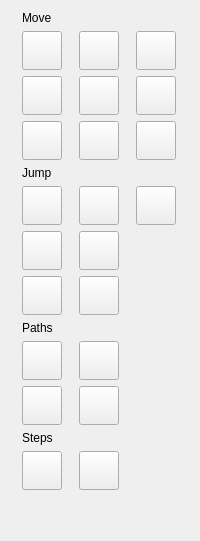
     <widget class="QWidget" name="tabWidgetMove">
      <attribute name="title">
       <string>Move</string>
      </attribute>
      <layout class="QGridLayout" name="gridLayoutMove">
       <item row="12" column="0">
        <widget class="QToolButton" name="toolButton_19">
         <property name="icon">
          <iconset resource="../resources_editor.qrc">
           <normaloff>:/qtgameengine/icons/action.png</normaloff>:/qtgameengine/icons/action.png</iconset>
         </property>
         <property name="iconSize">
          <size>
           <width>32</width>
           <height>32</height>
          </size>
         </property>
        </widget>
       </item>
       <item row="5" column="1">
        <widget class="QToolButton" name="toolButtonReverseVertical">
         <property name="toolTip">
          <string>Reverse Vertical</string>
         </property>
         <property name="icon">
          <iconset resource="../resources_editor.qrc">
           <normaloff>:/qtgameengine/icons/action.png</normaloff>:/qtgameengine/icons/action.png</iconset>
         </property>
         <property name="iconSize">
          <size>
           <width>32</width>
           <height>32</height>
          </size>
         </property>
        </widget>
       </item>
       <item row="5" column="2">
        <widget class="QToolButton" name="toolButtonSetFriction">
         <property name="toolTip">
          <string>Set Friction</string>
         </property>
         <property name="icon">
          <iconset resource="../resources_editor.qrc">
           <normaloff>:/qtgameengine/icons/action.png</normaloff>:/qtgameengine/icons/action.png</iconset>
         </property>
         <property name="iconSize">
          <size>
           <width>32</width>
           <height>32</height>
          </size>
         </property>
        </widget>
       </item>
       <item row="11" column="0">
        <widget class="QToolButton" name="toolButton_17">
         <property name="icon">
          <iconset resource="../resources_editor.qrc">
           <normaloff>:/qtgameengine/icons/action.png</normaloff>:/qtgameengine/icons/action.png</iconset>
         </property>
         <property name="iconSize">
          <size>
           <width>32</width>
           <height>32</height>
          </size>
         </property>
        </widget>
       </item>
       <item row="7" column="1">
        <widget class="QToolButton" name="toolButtonJumpToStart">
         <property name="toolTip">
          <string>Jump To Start</string>
         </property>
         <property name="icon">
          <iconset resource="../resources_editor.qrc">
           <normaloff>:/qtgameengine/icons/action.png</normaloff>:/qtgameengine/icons/action.png</iconset>
         </property>
         <property name="iconSize">
          <size>
           <width>32</width>
           <height>32</height>
          </size>
         </property>
        </widget>
       </item>
       <item row="1" column="2">
        <widget class="ActionDragWidget" name="toolButtonMoveTowards">
         <property name="toolTip">
          <string>Move Towards</string>
         </property>
         <property name="icon">
          <iconset resource="../resources_editor.qrc">
           <normaloff>:/qtgameengine/icons/action-move-towards.png</normaloff>:/qtgameengine/icons/action-move-towards.png</iconset>
         </property>
         <property name="iconSize">
          <size>
           <width>32</width>
           <height>32</height>
          </size>
         </property>
        </widget>
       </item>
       <item row="7" column="2">
        <widget class="QToolButton" name="toolButton_12">
         <property name="icon">
          <iconset resource="../resources_editor.qrc">
           <normaloff>:/qtgameengine/icons/action.png</normaloff>:/qtgameengine/icons/action.png</iconset>
         </property>
         <property name="iconSize">
          <size>
           <width>32</width>
           <height>32</height>
          </size>
         </property>
        </widget>
       </item>
       <item row="12" column="1">
        <widget class="QToolButton" name="toolButton_20">
         <property name="icon">
          <iconset resource="../resources_editor.qrc">
           <normaloff>:/qtgameengine/icons/action.png</normaloff>:/qtgameengine/icons/action.png</iconset>
         </property>
         <property name="iconSize">
          <size>
           <width>32</width>
           <height>32</height>
          </size>
         </property>
        </widget>
       </item>
       <item row="8" column="0">
        <widget class="QToolButton" name="toolButton_13">
         <property name="icon">
          <iconset resource="../resources_editor.qrc">
           <normaloff>:/qtgameengine/icons/action.png</normaloff>:/qtgameengine/icons/action.png</iconset>
         </property>
         <property name="iconSize">
          <size>
           <width>32</width>
           <height>32</height>
          </size>
         </property>
        </widget>
       </item>
       <item row="11" column="1">
        <widget class="QToolButton" name="toolButton_18">
         <property name="icon">
          <iconset resource="../resources_editor.qrc">
           <normaloff>:/qtgameengine/icons/action.png</normaloff>:/qtgameengine/icons/action.png</iconset>
         </property>
         <property name="iconSize">
          <size>
           <width>32</width>
           <height>32</height>
          </size>
         </property>
        </widget>
       </item>
       <item row="4" column="1">
        <widget class="ActionDragWidget" name="toolButtonSpeedVertical">
         <property name="toolTip">
          <string>Speed Vertical</string>
         </property>
         <property name="icon">
          <iconset resource="../resources_editor.qrc">
           <normaloff>:/qtgameengine/icons/action-speed-vertical.png</normaloff>:/qtgameengine/icons/action-speed-vertical.png</iconset>
         </property>
         <property name="iconSize">
          <size>
           <width>32</width>
           <height>32</height>
          </size>
         </property>
        </widget>
       </item>
       <item row="4" column="2">
        <widget class="ActionDragWidget" name="toolButtonSetGravity">
         <property name="toolTip">
          <string>Set Gravity</string>
         </property>
         <property name="icon">
          <iconset resource="../resources_editor.qrc">
           <normaloff>:/qtgameengine/icons/action-set-gravity.png</normaloff>:/qtgameengine/icons/action-set-gravity.png</iconset>
         </property>
         <property name="iconSize">
          <size>
           <width>32</width>
           <height>32</height>
          </size>
         </property>
        </widget>
       </item>
       <item row="9" column="1">
        <widget class="QToolButton" name="toolButton_16">
         <property name="icon">
          <iconset resource="../resources_editor.qrc">
           <normaloff>:/qtgameengine/icons/action.png</normaloff>:/qtgameengine/icons/action.png</iconset>
         </property>
         <property name="iconSize">
          <size>
           <width>32</width>
           <height>32</height>
          </size>
         </property>
        </widget>
       </item>
       <item row="1" column="1">
        <widget class="ActionDragWidget" name="toolButtonMoveFree">
         <property name="toolTip">
          <string>Move Free</string>
         </property>
         <property name="icon">
          <iconset resource="../resources_editor.qrc">
           <normaloff>:/qtgameengine/icons/action-move-free.png</normaloff>:/qtgameengine/icons/action-move-free.png</iconset>
         </property>
         <property name="iconSize">
          <size>
           <width>32</width>
           <height>32</height>
          </size>
         </property>
        </widget>
       </item>
       <item row="6" column="0" colspan="3">
        <widget class="QLabel" name="labelJump">
         <property name="text">
          <string>Jump</string>
         </property>
        </widget>
       </item>
       <item row="5" column="0">
        <widget class="QToolButton" name="toolButtonReverseHorizontal">
         <property name="toolTip">
          <string>Reverse Horizontal</string>
         </property>
         <property name="icon">
          <iconset resource="../resources_editor.qrc">
           <normaloff>:/qtgameengine/icons/action.png</normaloff>:/qtgameengine/icons/action.png</iconset>
         </property>
         <property name="iconSize">
          <size>
           <width>32</width>
           <height>32</height>
          </size>
         </property>
        </widget>
       </item>
       <item row="0" column="0" colspan="3">
        <widget class="QLabel" name="labelMove">
         <property name="text">
          <string>Move</string>
         </property>
        </widget>
       </item>
       <item row="4" column="0">
        <widget class="ActionDragWidget" name="toolButtonSpeedHorizontal">
         <property name="toolTip">
          <string>Speed Horizontal</string>
         </property>
         <property name="icon">
          <iconset resource="../resources_editor.qrc">
           <normaloff>:/qtgameengine/icons/action-speed-horizontal.png</normaloff>:/qtgameengine/icons/action-speed-horizontal.png</iconset>
         </property>
         <property name="iconSize">
          <size>
           <width>32</width>
           <height>32</height>
          </size>
         </property>
        </widget>
       </item>
       <item row="8" column="1">
        <widget class="QToolButton" name="toolButton_14">
         <property name="icon">
          <iconset resource="../resources_editor.qrc">
           <normaloff>:/qtgameengine/icons/action.png</normaloff>:/qtgameengine/icons/action.png</iconset>
         </property>
         <property name="iconSize">
          <size>
           <width>32</width>
           <height>32</height>
          </size>
         </property>
        </widget>
       </item>
       <item row="1" column="0">
        <widget class="ActionDragWidget" name="toolButtonMoveFixed">
         <property name="acceptDrops">
          <bool>true</bool>
         </property>
         <property name="toolTip">
          <string>Move Fixed</string>
         </property>
         <property name="icon">
          <iconset resource="../resources_editor.qrc">
           <normaloff>:/qtgameengine/icons/action-move-fixed.png</normaloff>:/qtgameengine/icons/action-move-fixed.png</iconset>
         </property>
         <property name="iconSize">
          <size>
           <width>32</width>
           <height>32</height>
          </size>
         </property>
        </widget>
       </item>
       <item row="7" column="0">
        <widget class="QToolButton" name="toolButtonJumpToPosition">
         <property name="toolTip">
          <string>Jump To Position</string>
         </property>
         <property name="icon">
          <iconset resource="../resources_editor.qrc">
           <normaloff>:/qtgameengine/icons/action.png</normaloff>:/qtgameengine/icons/action.png</iconset>
         </property>
         <property name="iconSize">
          <size>
           <width>32</width>
           <height>32</height>
          </size>
         </property>
        </widget>
       </item>
       <item row="9" column="0">
        <widget class="QToolButton" name="toolButton_15">
         <property name="icon">
          <iconset resource="../resources_editor.qrc">
           <normaloff>:/qtgameengine/icons/action.png</normaloff>:/qtgameengine/icons/action.png</iconset>
         </property>
         <property name="iconSize">
          <size>
           <width>32</width>
           <height>32</height>
          </size>
         </property>
        </widget>
       </item>
       <item row="14" column="0">
        <widget class="QToolButton" name="toolButton_21">
         <property name="icon">
          <iconset resource="../resources_editor.qrc">
           <normaloff>:/qtgameengine/icons/action.png</normaloff>:/qtgameengine/icons/action.png</iconset>
         </property>
         <property name="iconSize">
          <size>
           <width>32</width>
           <height>32</height>
          </size>
         </property>
        </widget>
       </item>
       <item row="14" column="1">
        <widget class="QToolButton" name="toolButton_22">
         <property name="icon">
          <iconset resource="../resources_editor.qrc">
           <normaloff>:/qtgameengine/icons/action.png</normaloff>:/qtgameengine/icons/action.png</iconset>
         </property>
         <property name="iconSize">
          <size>
           <width>32</width>
           <height>32</height>
          </size>
         </property>
        </widget>
       </item>
       <item row="10" column="0" colspan="3">
        <widget class="QLabel" name="labelPaths">
         <property name="text">
          <string>Paths</string>
         </property>
        </widget>
       </item>
       <item row="13" column="0" colspan="3">
        <widget class="QLabel" name="labelSteps">
         <property name="text">
          <string>Steps</string>
         </property>
        </widget>
       </item>
       <item row="15" column="0" colspan="3">
        <spacer name="verticalSpacer">
         <property name="orientation">
          <enum>Qt::Orientation::Vertical</enum>
         </property>
         <property name="sizeHint" stdset="0">
          <size>
           <width>20</width>
           <height>40</height>
          </size>
         </property>
        </spacer>
       </item>
      </layout>
     </widget>
